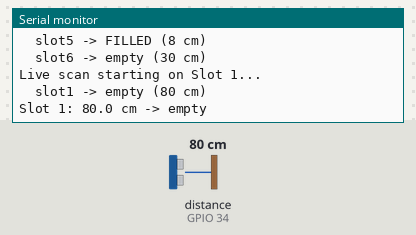
A sketch run on a simulated ESP32. Shown: the last lines printed to the serial monitor. Wiring (inferred from the names in the program): ultrasonic range finder: trigger GPIO 13; echo GPIO 34. The test bench sets the inputs (shaded band); at power-on: distance to the obstacle (sensor on GPIO 34) 80 cm. The echo pulse lasts 58.3 µs per cm; WiFi joins after 1.5 s; servers stay silent unless stated; the local clock reads 2024-03-15 10:24:30 at power-on unless the sketch sets it.

Above: at 4.8 s.
4.9 s: distance to the obstacle (sensor on GPIO 34) set to 23 cm
At 6.2 s:
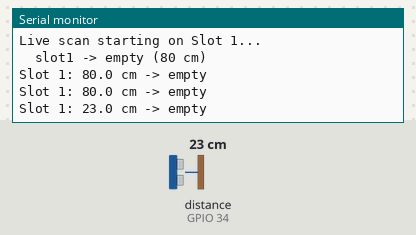
6.4 s: distance to the obstacle (sensor on GPIO 34) set to 18 cm
At 7.4 s:
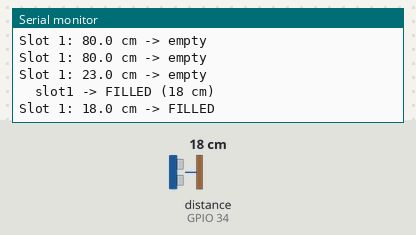
Timing chart, 0 to 9.4 s (numbered marks = the images above; inputs shaded):
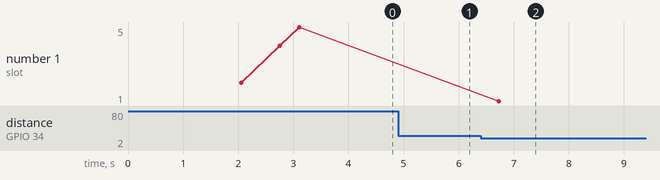

The sketch:

smart_parking_esp32.ino
```cpp
/* =========================================================================
   SMART PARKING SLOT FINDER  -  ESP32 Firmware  v2 (fixed)
   -------------------------------------------------------------------------
   Fixes applied:
   - NTP real timestamp instead of millis()
   - Consistent all-timeout handling (holds previous state)
   ========================================================================= */

#include <WiFi.h>
#include <time.h>
#include <Firebase_ESP_Client.h>
#include "addons/TokenHelper.h"
#include "addons/RTDBHelper.h"

/* ── CREDENTIALS ─────────────────────────────────────── */
#define WIFI_SSID          "sanathraag"
#define WIFI_PASSWORD      "sanathraag"
#define FIREBASE_API_KEY      "AIzaSyCagoL_9_uaeIcqJA8GxYSvClHi1MskSl4"
#define FIREBASE_DATABASE_URL "https://finialsmartparking-default-rtdb.asia-southeast1.firebasedatabase.app"

/* ── PINS ──────────────────────────────────────────── */
#define TRIG_PIN   13
#define ECHO_PIN   34

/* ── DEMO STATES slots 2-6 (index 0 = slot 2) ──────── */
const bool DEMO_FILLED[5] = { true, false, true, true, false };

/* ── DETECTION TUNING ───────────────────────────────── */
const float        ENTER_CM     = 20.0;
const float        EXIT_CM      = 25.0;
const int          EXIT_CONFIRM = 4;
const int          SAMPLES      = 5;
const long         ECHO_TIMEOUT = 25000;
const unsigned long CYCLE_MS   = 800;

/* ── NTP ─────────────────────────────────────────────── */
const char* NTP_SERVER = "pool.ntp.org";
const long  GMT_OFFSET = 19800;   // IST = UTC+5:30 in seconds
const int   DAYLIGHT   = 0;

/* ── GLOBALS ─────────────────────────────────────────── */
FirebaseData   fbdo;
FirebaseAuth   auth;
FirebaseConfig config;

bool slot1Filled = false;
int  exitCounter = 0;
bool firstRun    = true;

/* ── HELPERS ─────────────────────────────────────────── */
float readOnce(){
  digitalWrite(TRIG_PIN, LOW);  delayMicroseconds(2);
  digitalWrite(TRIG_PIN, HIGH); delayMicroseconds(10);
  digitalWrite(TRIG_PIN, LOW);
  long dur = pulseIn(ECHO_PIN, HIGH, ECHO_TIMEOUT);
  if(dur == 0) return -1.0;
  return dur * 0.0343 / 2.0;
}

float readDistance(){
  float v[SAMPLES];
  int   n = 0;
  for(int i=0; i<SAMPLES; i++){
    float d = readOnce();
    if(d > 0) v[n++] = d;
    delay(15);
  }
  if(n == 0) return -1.0;  // all timeouts — hold previous state
  for(int i=1; i<n; i++){
    float key=v[i]; int j=i-1;
    while(j>=0 && v[j]>key){ v[j+1]=v[j]; j--; }
    v[j+1]=key;
  }
  return v[n/2];
}

bool decideState(bool wasFilled, float dist){
  if(dist < 0)          return wasFilled;   // uncertain — hold state
  if(dist < ENTER_CM){  exitCounter=0; return true; }
  if(dist > EXIT_CM){
    exitCounter++;
    if(exitCounter >= EXIT_CONFIRM) return false;
    return wasFilled;
  }
  exitCounter=0;
  return wasFilled;
}

long getRealTimestamp(){
  struct tm timeinfo;
  if(!getLocalTime(&timeinfo)) return (long)(millis()/1000);
  return (long)mktime(&timeinfo);
}

void pushSlot(int slotNumber, bool filled, float dist){
  String path = "/parking/slot" + String(slotNumber);
  FirebaseJson json;
  json.set("status",   filled ? "filled" : "empty");
  json.set("distance", dist > 0 ? (int)dist : -1);
  json.set("slot",     slotNumber);
  json.set("updated",  getRealTimestamp());
  if(Firebase.RTDB.setJSON(&fbdo, path.c_str(), &json)){
    Serial.printf("  slot%d -> %s (%.0f cm)\n", slotNumber, filled?"FILLED":"empty", dist);
  } else {
    Serial.printf("  slot%d FAILED: %s\n", slotNumber, fbdo.errorReason().c_str());
  }
}

/* ── SETUP ───────────────────────────────────────────── */
void setup(){
  Serial.begin(115200);
  delay(300);
  pinMode(TRIG_PIN, OUTPUT);
  pinMode(ECHO_PIN, INPUT);
  digitalWrite(TRIG_PIN, LOW);

  // WiFi
  Serial.printf("Connecting to WiFi: %s\n", WIFI_SSID);
  WiFi.begin(WIFI_SSID, WIFI_PASSWORD);
  while(WiFi.status() != WL_CONNECTED){ Serial.print("."); delay(400); }
  Serial.printf("\nWiFi connected. IP: %s\n", WiFi.localIP().toString().c_str());

  // NTP sync
  configTime(GMT_OFFSET, DAYLIGHT, NTP_SERVER);
  Serial.print("Syncing NTP");
  struct tm timeinfo;
  for(int i=0; i<20; i++){
    if(getLocalTime(&timeinfo)){ Serial.println(" OK"); break; }
    Serial.print("."); delay(500);
  }

  // Firebase
  config.api_key      = FIREBASE_API_KEY;
  config.database_url = FIREBASE_DATABASE_URL;
  if(Firebase.signUp(&config, &auth, "", "")){
    Serial.println("Firebase anonymous sign-in OK");
  } else {
    Serial.printf("Firebase sign-in error: %s\n", config.signer.signupError.message.c_str());
  }
  config.token_status_callback = tokenStatusCallback;
  Firebase.begin(&config, &auth);
  Firebase.reconnectWiFi(true);
  while(!Firebase.ready()) delay(200);

  Serial.println("Writing demo states for Slots 2-6...");
  for(int i=0; i<5; i++){
    float demoDist = DEMO_FILLED[i] ? 8.0 : 30.0;
    pushSlot(i+2, DEMO_FILLED[i], demoDist);
    delay(200);
  }
  Serial.println("Live scan starting on Slot 1...");
}

/* ── LOOP ────────────────────────────────────────────── */
void loop(){
  if(!Firebase.ready()) return;
  float dist     = readDistance();
  bool  newState = decideState(slot1Filled, dist);
  if(firstRun || newState != slot1Filled){
    slot1Filled = newState;
    pushSlot(1, newState, dist);
  }
  Serial.printf("Slot 1: %.1f cm -> %s\n", dist, slot1Filled?"FILLED":"empty");
  firstRun = false;
  delay(CYCLE_MS);
}
```

Measured:
- the behaviour switches between 21 and 20 cm on distance to the obstacle (sensor on GPIO 34) (found by bisection; images 1 and 2)
- after the input at 4.9 s, the serial monitor: prints a new line after 0.79 s (image 1)
- after the input at 6.4 s, the serial monitor: prints a new line after 0.33 s (image 2)
